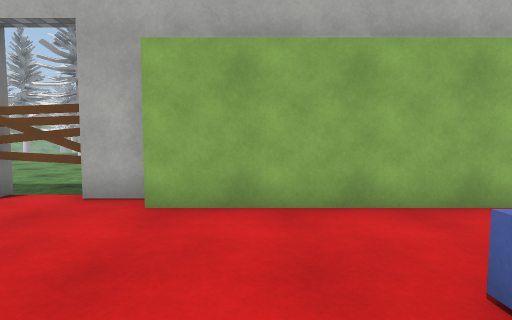
[1] (above)

17 first-person views from a walk through a Unity game level. The camera is 1.2 m above the floor, tilts 4° down and sees 80° across. The floor is counted in squares, 1 m on a side. Each view is taken from the middle of a square. On the plan, view 1 faces up. The plan holds only what a view shows up to about 13 squares ahead; the rest is blank. The place goes on beyond the plan. The player is left out. Some surface patterns are stand-ins.

[2]
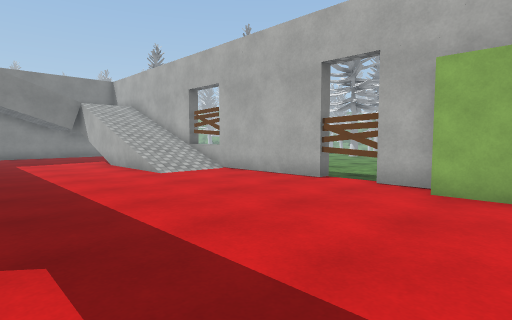

[3]
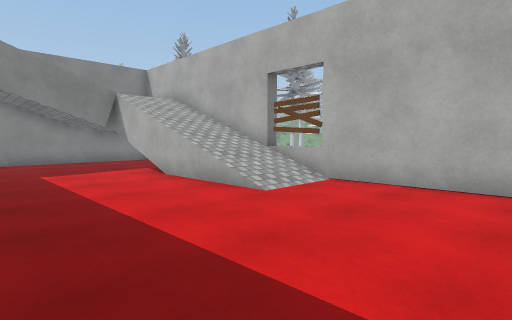

[4]
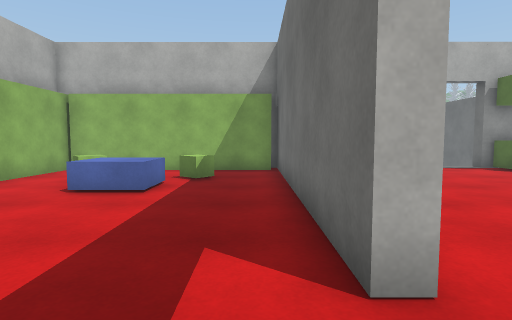

[5]
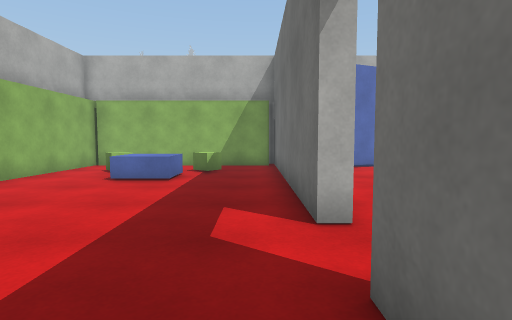

[6]
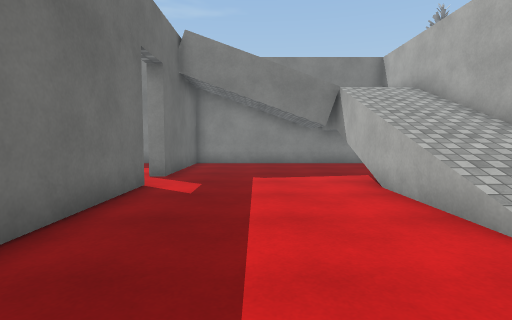

[7]
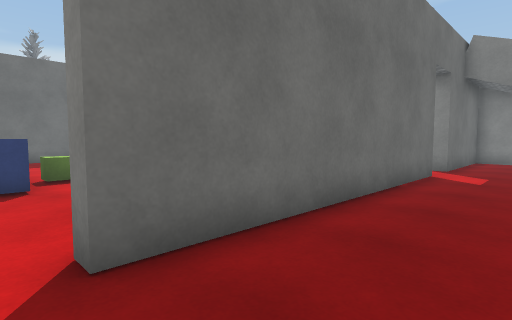

[8]
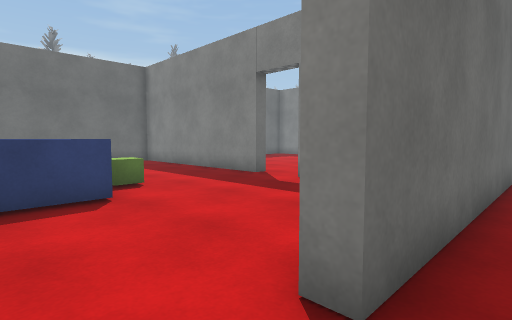

[9]
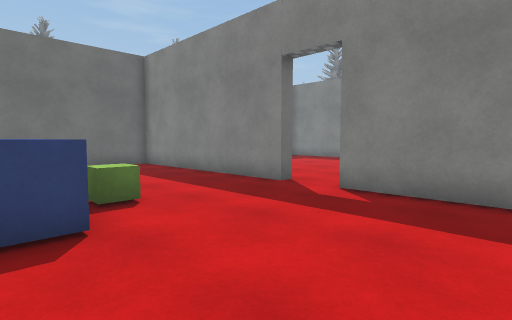

[10]
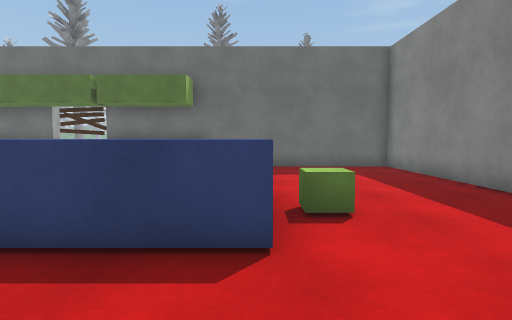

[11]
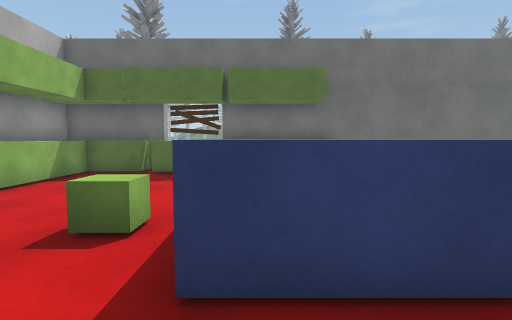

[12]
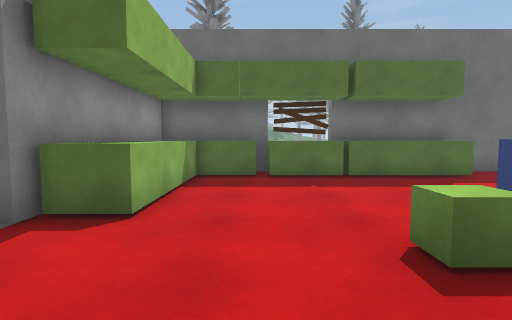

[13]
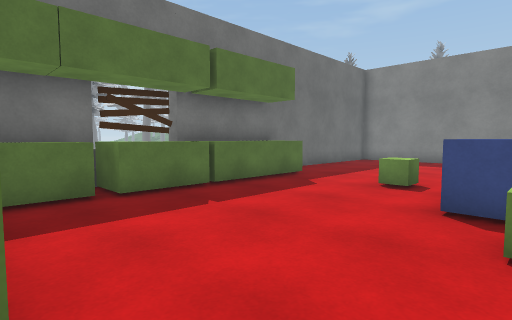

[14]
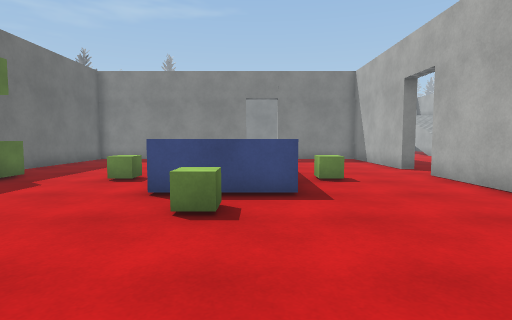

[15]
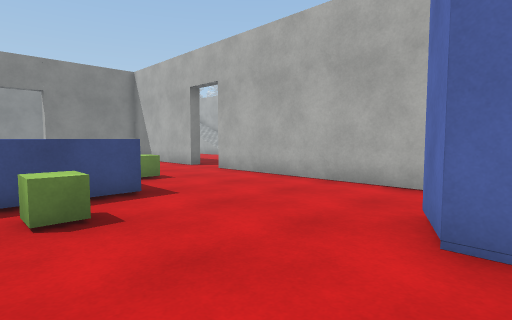

[16]
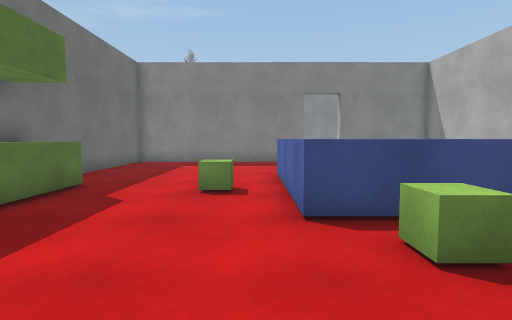

[17]
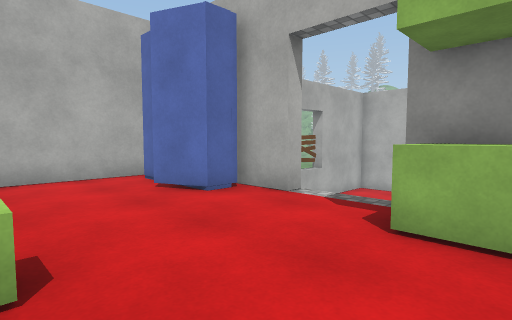

### Floor plan
Key: @ floor where view 1 was taken; # wall or solid block; x gap in a wall; . main floor; : floor 3.25 m higher than the main floor; / step, stairs or slope; ^ raised ledge; v drop or lower ground; B blue block; G green block; C closet; O other object.
Columns run from 20 left of view 1 to 7 right of it. Each row starts with its distance up from view 1.
  6 ###############xO##
  5  ://///////.......##########
  4  ://///////............... #
  3  /vvvvvvv//.............GG #
  2 ......................BB   #
  1 ......................BB...#
  0 ....................@...GG.#
 -1 ........................G..#
 -2 ...........................#
 -3 ####..##########..##########
 -4  ..      #................C
 -5          #................C
 -6          #................CO
 -7          #........G.......CC
 -8          ......^^^^^^......#
 -9        ........^^^^ ^.......
-10      ....#....G^ ^^^^.G.....
-11      ... #.....^^^^^^.......
-12          #................^^
-13          #........G.......^O
-14          #................^O
-15          #................^^
-16          #................^^
-17          #.......^^^^GGGGGG^
-18          ###################

Positions as (right, up) in squares from view 1, and headings:
1: (0, 0), facing up
2: (0, -2), facing up-left
3: (-5, -2), facing up-left
4: (-5, -2), facing right
5: (-7, -2), facing right
6: (-7, 0), facing left
7: (-4, 0), facing down-left
8: (-3, -2), facing down-left
9: (-4, -4), facing down-left
10: (-5, -5), facing down
11: (0, -6), facing down
12: (4, -7), facing down
13: (6, -10), facing down-left
14: (7, -9), facing left
15: (7, -11), facing up-left
16: (5, -12), facing left
17: (2, -13), facing up-right
